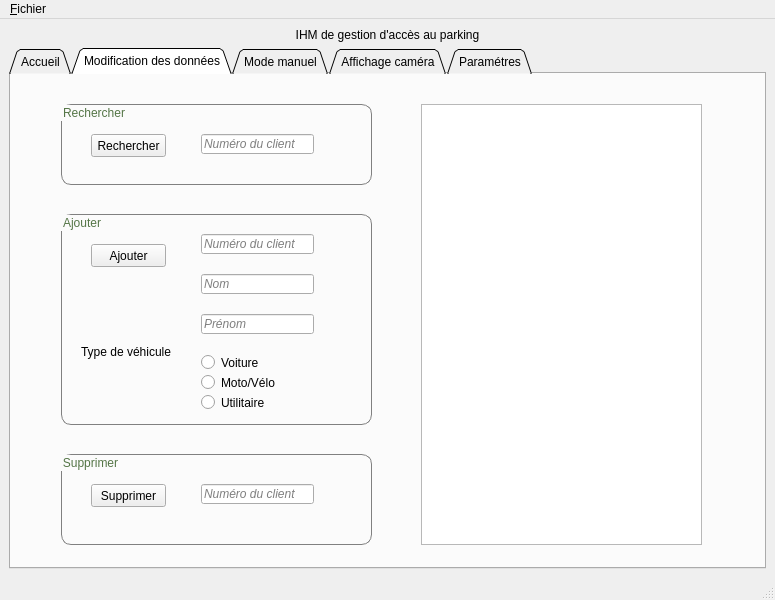
<?xml version="1.0" encoding="UTF-8"?>
<ui version="4.0">
 <class>C_SERVEUR</class>
 <widget class="QMainWindow" name="C_SERVEUR">
  <property name="windowModality">
   <enum>Qt::NonModal</enum>
  </property>
  <property name="geometry">
   <rect>
    <x>0</x>
    <y>0</y>
    <width>775</width>
    <height>600</height>
   </rect>
  </property>
  <property name="minimumSize">
   <size>
    <width>775</width>
    <height>600</height>
   </size>
  </property>
  <property name="maximumSize">
   <size>
    <width>775</width>
    <height>600</height>
   </size>
  </property>
  <property name="windowTitle">
   <string>C_SERVEUR</string>
  </property>
  <property name="autoFillBackground">
   <bool>false</bool>
  </property>
  <widget class="QWidget" name="centralwidget">
   <layout class="QVBoxLayout" name="verticalLayout">
    <item>
     <widget class="QLabel" name="label_3">
      <property name="styleSheet">
       <string notr="true">font: 16pt &quot;Courier&quot;;</string>
      </property>
      <property name="text">
       <string>IHM de gestion d'accès au parking</string>
      </property>
      <property name="alignment">
       <set>Qt::AlignCenter</set>
      </property>
     </widget>
    </item>
    <item>
     <widget class="QTabWidget" name="tabWidget">
      <property name="autoFillBackground">
       <bool>true</bool>
      </property>
      <property name="tabShape">
       <enum>QTabWidget::Triangular</enum>
      </property>
      <property name="currentIndex">
       <number>1</number>
      </property>
      <widget class="QWidget" name="tab">
       <attribute name="title">
        <string>Accueil</string>
       </attribute>
       <widget class="QPushButton" name="quitter">
        <property name="geometry">
         <rect>
          <x>600</x>
          <y>430</y>
          <width>101</width>
          <height>23</height>
         </rect>
        </property>
        <property name="text">
         <string>Quitter</string>
        </property>
       </widget>
       <widget class="QPushButton" name="mode_auto">
        <property name="geometry">
         <rect>
          <x>70</x>
          <y>20</y>
          <width>131</width>
          <height>23</height>
         </rect>
        </property>
        <property name="text">
         <string>Mode automatique</string>
        </property>
       </widget>
       <widget class="QPushButton" name="mode_manu">
        <property name="geometry">
         <rect>
          <x>70</x>
          <y>80</y>
          <width>131</width>
          <height>23</height>
         </rect>
        </property>
        <property name="text">
         <string>Mode manuel</string>
        </property>
       </widget>
       <widget class="QPushButton" name="aff_bdd">
        <property name="geometry">
         <rect>
          <x>70</x>
          <y>140</y>
          <width>131</width>
          <height>23</height>
         </rect>
        </property>
        <property name="text">
         <string>BDD informations clients</string>
        </property>
       </widget>
       <widget class="QListWidget" name="listWidget">
        <property name="geometry">
         <rect>
          <x>370</x>
          <y>20</y>
          <width>341</width>
          <height>381</height>
         </rect>
        </property>
        <property name="styleSheet">
         <string notr="true">color: #547546;</string>
        </property>
       </widget>
       <widget class="QGroupBox" name="groupBox_6">
        <property name="geometry">
         <rect>
          <x>50</x>
          <y>250</y>
          <width>191</width>
          <height>231</height>
         </rect>
        </property>
        <property name="styleSheet">
         <string notr="true">QGroupBox {
border: 1px solid gray;
border-radius: 10px;
}</string>
        </property>
        <property name="title">
         <string>Options parking</string>
        </property>
        <widget class="QLabel" name="label">
         <property name="geometry">
          <rect>
           <x>10</x>
           <y>30</y>
           <width>101</width>
           <height>16</height>
          </rect>
         </property>
         <property name="styleSheet">
          <string notr="true">color: #547546;</string>
         </property>
         <property name="text">
          <string>Place véhicule légers</string>
         </property>
        </widget>
        <widget class="QLabel" name="label_2">
         <property name="geometry">
          <rect>
           <x>10</x>
           <y>70</y>
           <width>101</width>
           <height>16</height>
          </rect>
         </property>
         <property name="styleSheet">
          <string notr="true">color: #547546;</string>
         </property>
         <property name="text">
          <string>Place véhicule lourds</string>
         </property>
        </widget>
        <widget class="QLabel" name="label_4">
         <property name="geometry">
          <rect>
           <x>10</x>
           <y>190</y>
           <width>31</width>
           <height>16</height>
          </rect>
         </property>
         <property name="styleSheet">
          <string notr="true">color: #547546;</string>
         </property>
         <property name="text">
          <string>Total</string>
         </property>
        </widget>
        <widget class="QListWidget" name="p_veh_legers">
         <property name="geometry">
          <rect>
           <x>120</x>
           <y>30</y>
           <width>41</width>
           <height>21</height>
          </rect>
         </property>
         <property name="styleSheet">
          <string notr="true">color: #547546;</string>
         </property>
        </widget>
        <widget class="QListWidget" name="p_veh_lourds">
         <property name="geometry">
          <rect>
           <x>120</x>
           <y>70</y>
           <width>41</width>
           <height>21</height>
          </rect>
         </property>
         <property name="styleSheet">
          <string notr="true">color: #547546;</string>
         </property>
        </widget>
        <widget class="QListWidget" name="total">
         <property name="geometry">
          <rect>
           <x>120</x>
           <y>190</y>
           <width>41</width>
           <height>21</height>
          </rect>
         </property>
         <property name="styleSheet">
          <string notr="true">color: #547546;</string>
         </property>
        </widget>
        <widget class="QLabel" name="label_5">
         <property name="geometry">
          <rect>
           <x>10</x>
           <y>150</y>
           <width>31</width>
           <height>16</height>
          </rect>
         </property>
         <property name="styleSheet">
          <string notr="true">color: #547546;</string>
         </property>
         <property name="text">
          <string>Autre</string>
         </property>
        </widget>
        <widget class="QListWidget" name="total_2">
         <property name="geometry">
          <rect>
           <x>120</x>
           <y>150</y>
           <width>41</width>
           <height>21</height>
          </rect>
         </property>
         <property name="styleSheet">
          <string notr="true">color: #547546;</string>
         </property>
        </widget>
        <widget class="QLabel" name="label_6">
         <property name="geometry">
          <rect>
           <x>10</x>
           <y>110</y>
           <width>81</width>
           <height>16</height>
          </rect>
         </property>
         <property name="styleSheet">
          <string notr="true">color: #547546;</string>
         </property>
         <property name="text">
          <string>Motos/Vélos</string>
         </property>
        </widget>
        <widget class="QListWidget" name="total_3">
         <property name="geometry">
          <rect>
           <x>120</x>
           <y>110</y>
           <width>41</width>
           <height>21</height>
          </rect>
         </property>
         <property name="styleSheet">
          <string notr="true">color: #547546;</string>
         </property>
        </widget>
       </widget>
       <widget class="QGroupBox" name="groupBox_7">
        <property name="geometry">
         <rect>
          <x>270</x>
          <y>430</y>
          <width>161</width>
          <height>51</height>
         </rect>
        </property>
        <property name="styleSheet">
         <string notr="true">QGroupBox {
border: 1px solid gray;
border-radius: 10px;
}</string>
        </property>
        <property name="title">
         <string>Horaires</string>
        </property>
       </widget>
       <widget class="QPushButton" name="aff_bdd_2">
        <property name="geometry">
         <rect>
          <x>70</x>
          <y>200</y>
          <width>131</width>
          <height>23</height>
         </rect>
        </property>
        <property name="text">
         <string>BDD informations parking</string>
        </property>
       </widget>
      </widget>
      <widget class="QWidget" name="tab_2">
       <attribute name="title">
        <string>Modification des données</string>
       </attribute>
       <widget class="QGroupBox" name="groupBox">
        <property name="geometry">
         <rect>
          <x>50</x>
          <y>30</y>
          <width>311</width>
          <height>81</height>
         </rect>
        </property>
        <property name="styleSheet">
         <string notr="true">QGroupBox {
border: 1px solid gray;
border-radius: 10px;
color: #547546;
 }</string>
        </property>
        <property name="title">
         <string>Rechercher</string>
        </property>
        <widget class="QLineEdit" name="recherche">
         <property name="geometry">
          <rect>
           <x>140</x>
           <y>30</y>
           <width>113</width>
           <height>20</height>
          </rect>
         </property>
         <property name="font">
          <font>
           <italic>true</italic>
          </font>
         </property>
         <property name="placeholderText">
          <string>Numéro du client</string>
         </property>
        </widget>
        <widget class="QPushButton" name="rech_client">
         <property name="geometry">
          <rect>
           <x>30</x>
           <y>30</y>
           <width>75</width>
           <height>23</height>
          </rect>
         </property>
         <property name="text">
          <string>Rechercher</string>
         </property>
         <property name="autoDefault">
          <bool>false</bool>
         </property>
        </widget>
       </widget>
       <widget class="QGroupBox" name="groupBox_3">
        <property name="geometry">
         <rect>
          <x>50</x>
          <y>380</y>
          <width>311</width>
          <height>91</height>
         </rect>
        </property>
        <property name="styleSheet">
         <string notr="true">QGroupBox {
border: 1px solid gray;
border-radius: 10px;
color: #547546;
 }</string>
        </property>
        <property name="title">
         <string>Supprimer</string>
        </property>
        <widget class="QPushButton" name="supp">
         <property name="geometry">
          <rect>
           <x>30</x>
           <y>30</y>
           <width>75</width>
           <height>23</height>
          </rect>
         </property>
         <property name="text">
          <string>Supprimer</string>
         </property>
        </widget>
        <widget class="QLineEdit" name="supp_2">
         <property name="geometry">
          <rect>
           <x>140</x>
           <y>30</y>
           <width>113</width>
           <height>20</height>
          </rect>
         </property>
         <property name="font">
          <font>
           <italic>true</italic>
          </font>
         </property>
         <property name="placeholderText">
          <string>Numéro du client</string>
         </property>
        </widget>
       </widget>
       <widget class="QGroupBox" name="groupBox_2">
        <property name="geometry">
         <rect>
          <x>50</x>
          <y>140</y>
          <width>311</width>
          <height>211</height>
         </rect>
        </property>
        <property name="styleSheet">
         <string notr="true">QGroupBox {
border: 1px solid gray;
border-radius: 10px;
color: #547546;
 }</string>
        </property>
        <property name="title">
         <string>Ajouter</string>
        </property>
        <widget class="QPushButton" name="ajout">
         <property name="geometry">
          <rect>
           <x>30</x>
           <y>30</y>
           <width>75</width>
           <height>23</height>
          </rect>
         </property>
         <property name="text">
          <string>Ajouter</string>
         </property>
        </widget>
        <widget class="QLineEdit" name="num_client">
         <property name="geometry">
          <rect>
           <x>140</x>
           <y>20</y>
           <width>113</width>
           <height>20</height>
          </rect>
         </property>
         <property name="font">
          <font>
           <italic>true</italic>
          </font>
         </property>
         <property name="placeholderText">
          <string>Numéro du client</string>
         </property>
        </widget>
        <widget class="QLineEdit" name="nom">
         <property name="geometry">
          <rect>
           <x>140</x>
           <y>60</y>
           <width>113</width>
           <height>20</height>
          </rect>
         </property>
         <property name="font">
          <font>
           <italic>true</italic>
          </font>
         </property>
         <property name="placeholderText">
          <string>Nom</string>
         </property>
        </widget>
        <widget class="QLineEdit" name="prenom">
         <property name="geometry">
          <rect>
           <x>140</x>
           <y>100</y>
           <width>113</width>
           <height>20</height>
          </rect>
         </property>
         <property name="font">
          <font>
           <italic>true</italic>
          </font>
         </property>
         <property name="placeholderText">
          <string>Prénom</string>
         </property>
        </widget>
        <widget class="QLabel" name="label_7">
         <property name="geometry">
          <rect>
           <x>20</x>
           <y>130</y>
           <width>91</width>
           <height>16</height>
          </rect>
         </property>
         <property name="text">
          <string>Type de véhicule :</string>
         </property>
        </widget>
        <widget class="QRadioButton" name="voiture">
         <property name="geometry">
          <rect>
           <x>140</x>
           <y>140</y>
           <width>82</width>
           <height>17</height>
          </rect>
         </property>
         <property name="text">
          <string>Voiture</string>
         </property>
        </widget>
        <widget class="QRadioButton" name="moto_velo">
         <property name="geometry">
          <rect>
           <x>140</x>
           <y>160</y>
           <width>82</width>
           <height>17</height>
          </rect>
         </property>
         <property name="text">
          <string>Moto/Vélo</string>
         </property>
        </widget>
        <widget class="QRadioButton" name="utilitaire">
         <property name="geometry">
          <rect>
           <x>140</x>
           <y>180</y>
           <width>82</width>
           <height>17</height>
          </rect>
         </property>
         <property name="text">
          <string>Utilitaire</string>
         </property>
        </widget>
       </widget>
       <widget class="QListWidget" name="listWidget_2">
        <property name="geometry">
         <rect>
          <x>410</x>
          <y>30</y>
          <width>281</width>
          <height>441</height>
         </rect>
        </property>
        <property name="styleSheet">
         <string notr="true">color: #547546;</string>
        </property>
       </widget>
      </widget>
      <widget class="QWidget" name="tab_3">
       <attribute name="title">
        <string>Mode manuel</string>
       </attribute>
       <widget class="QListWidget" name="listWidget_3">
        <property name="geometry">
         <rect>
          <x>230</x>
          <y>30</y>
          <width>261</width>
          <height>401</height>
         </rect>
        </property>
        <property name="styleSheet">
         <string notr="true">color: #547546;</string>
        </property>
       </widget>
       <widget class="QPushButton" name="pushButton">
        <property name="geometry">
         <rect>
          <x>40</x>
          <y>50</y>
          <width>111</width>
          <height>23</height>
         </rect>
        </property>
        <property name="text">
         <string>Activer led portail</string>
        </property>
       </widget>
       <widget class="QPushButton" name="pushButton_2">
        <property name="geometry">
         <rect>
          <x>40</x>
          <y>100</y>
          <width>111</width>
          <height>23</height>
         </rect>
        </property>
        <property name="text">
         <string>Désactiver led portail</string>
        </property>
       </widget>
       <widget class="QPushButton" name="pushButton_4">
        <property name="geometry">
         <rect>
          <x>40</x>
          <y>150</y>
          <width>111</width>
          <height>23</height>
         </rect>
        </property>
        <property name="text">
         <string>Activer moteur</string>
        </property>
       </widget>
       <widget class="QPushButton" name="pushButton_5">
        <property name="geometry">
         <rect>
          <x>40</x>
          <y>200</y>
          <width>111</width>
          <height>23</height>
         </rect>
        </property>
        <property name="text">
         <string>Désactiver moteur</string>
        </property>
       </widget>
       <widget class="QPushButton" name="pushButton_6">
        <property name="geometry">
         <rect>
          <x>40</x>
          <y>250</y>
          <width>111</width>
          <height>23</height>
         </rect>
        </property>
        <property name="text">
         <string>Activer buzzer</string>
        </property>
       </widget>
       <widget class="QPushButton" name="pushButton_7">
        <property name="geometry">
         <rect>
          <x>40</x>
          <y>300</y>
          <width>111</width>
          <height>23</height>
         </rect>
        </property>
        <property name="text">
         <string>Désactiver buzzer</string>
        </property>
       </widget>
       <widget class="QPushButton" name="pushButton_8">
        <property name="geometry">
         <rect>
          <x>40</x>
          <y>350</y>
          <width>111</width>
          <height>23</height>
         </rect>
        </property>
        <property name="text">
         <string>Activer led flash</string>
        </property>
       </widget>
       <widget class="QPushButton" name="pushButton_9">
        <property name="geometry">
         <rect>
          <x>40</x>
          <y>400</y>
          <width>111</width>
          <height>23</height>
         </rect>
        </property>
        <property name="text">
         <string>Désactiver led flash</string>
        </property>
       </widget>
       <widget class="QGroupBox" name="groupBox_4">
        <property name="geometry">
         <rect>
          <x>10</x>
          <y>20</y>
          <width>171</width>
          <height>421</height>
         </rect>
        </property>
        <property name="styleSheet">
         <string notr="true">QGroupBox{
border: 1px solid gray;
border-radius: 10px;
color: #547546;
}</string>
        </property>
        <property name="title">
         <string>Activer/désactiver actionneurs</string>
        </property>
       </widget>
       <widget class="QGroupBox" name="groupBox_5">
        <property name="geometry">
         <rect>
          <x>530</x>
          <y>20</y>
          <width>171</width>
          <height>421</height>
         </rect>
        </property>
        <property name="styleSheet">
         <string notr="true">QGroupBox{
border: 1px solid gray;
border-radius: 10px;
color: #547546;
}</string>
        </property>
        <property name="title">
         <string>Demander états capteurs</string>
        </property>
        <widget class="QPushButton" name="pushButton_3">
         <property name="geometry">
          <rect>
           <x>30</x>
           <y>30</y>
           <width>111</width>
           <height>23</height>
          </rect>
         </property>
         <property name="text">
          <string>Bouton</string>
         </property>
        </widget>
        <widget class="QPushButton" name="pushButton_10">
         <property name="geometry">
          <rect>
           <x>30</x>
           <y>80</y>
           <width>111</width>
           <height>23</height>
          </rect>
         </property>
         <property name="text">
          <string>Capteur lumière</string>
         </property>
        </widget>
        <widget class="QPushButton" name="pushButton_12">
         <property name="geometry">
          <rect>
           <x>30</x>
           <y>120</y>
           <width>111</width>
           <height>23</height>
          </rect>
         </property>
         <property name="text">
          <string>Reset</string>
         </property>
        </widget>
       </widget>
       <zorder>groupBox_4</zorder>
       <zorder>listWidget_3</zorder>
       <zorder>pushButton</zorder>
       <zorder>pushButton_2</zorder>
       <zorder>pushButton_4</zorder>
       <zorder>pushButton_5</zorder>
       <zorder>pushButton_6</zorder>
       <zorder>pushButton_7</zorder>
       <zorder>pushButton_8</zorder>
       <zorder>pushButton_9</zorder>
       <zorder>groupBox_5</zorder>
      </widget>
      <widget class="QWidget" name="tab_5">
       <attribute name="title">
        <string>Affichage caméra</string>
       </attribute>
      </widget>
      <widget class="QWidget" name="tab_4">
       <attribute name="title">
        <string>Paramétres</string>
       </attribute>
      </widget>
     </widget>
    </item>
   </layout>
  </widget>
  <widget class="QMenuBar" name="menubar">
   <property name="geometry">
    <rect>
     <x>0</x>
     <y>0</y>
     <width>775</width>
     <height>21</height>
    </rect>
   </property>
   <widget class="QMenu" name="menu_Fichier">
    <property name="title">
     <string>&amp;Fichier</string>
    </property>
    <addaction name="actionQuitter"/>
   </widget>
   <addaction name="menu_Fichier"/>
  </widget>
  <widget class="QStatusBar" name="statusbar"/>
  <action name="actionQuitter">
   <property name="text">
    <string>Quitter</string>
   </property>
  </action>
 </widget>
 <resources/>
 <connections>
  <connection>
   <sender>actionQuitter</sender>
   <signal>triggered()</signal>
   <receiver>C_SERVEUR</receiver>
   <slot>close()</slot>
   <hints>
    <hint type="sourcelabel">
     <x>-1</x>
     <y>-1</y>
    </hint>
    <hint type="destinationlabel">
     <x>399</x>
     <y>299</y>
    </hint>
   </hints>
  </connection>
  <connection>
   <sender>mode_auto</sender>
   <signal>clicked()</signal>
   <receiver>C_SERVEUR</receiver>
   <slot>Mode_Automatique()</slot>
   <hints>
    <hint type="sourcelabel">
     <x>193</x>
     <y>117</y>
    </hint>
    <hint type="destinationlabel">
     <x>106</x>
     <y>556</y>
    </hint>
   </hints>
  </connection>
  <connection>
   <sender>mode_manu</sender>
   <signal>clicked()</signal>
   <receiver>C_SERVEUR</receiver>
   <slot>Mode_manuel()</slot>
   <hints>
    <hint type="sourcelabel">
     <x>186</x>
     <y>177</y>
    </hint>
    <hint type="destinationlabel">
     <x>198</x>
     <y>552</y>
    </hint>
   </hints>
  </connection>
  <connection>
   <sender>quitter</sender>
   <signal>clicked()</signal>
   <receiver>C_SERVEUR</receiver>
   <slot>close()</slot>
   <hints>
    <hint type="sourcelabel">
     <x>687</x>
     <y>527</y>
    </hint>
    <hint type="destinationlabel">
     <x>633</x>
     <y>560</y>
    </hint>
   </hints>
  </connection>
  <connection>
   <sender>rech_client</sender>
   <signal>clicked()</signal>
   <receiver>C_SERVEUR</receiver>
   <slot>Rechercher_client()</slot>
   <hints>
    <hint type="sourcelabel">
     <x>165</x>
     <y>157</y>
    </hint>
    <hint type="destinationlabel">
     <x>420</x>
     <y>72</y>
    </hint>
   </hints>
  </connection>
  <connection>
   <sender>supp</sender>
   <signal>clicked()</signal>
   <receiver>C_SERVEUR</receiver>
   <slot>Supprimer_client()</slot>
   <hints>
    <hint type="sourcelabel">
     <x>165</x>
     <y>507</y>
    </hint>
    <hint type="destinationlabel">
     <x>157</x>
     <y>560</y>
    </hint>
   </hints>
  </connection>
  <connection>
   <sender>pushButton</sender>
   <signal>clicked()</signal>
   <receiver>C_SERVEUR</receiver>
   <slot>Active_led_portail()</slot>
   <hints>
    <hint type="sourcelabel">
     <x>122</x>
     <y>147</y>
    </hint>
    <hint type="destinationlabel">
     <x>144</x>
     <y>38</y>
    </hint>
   </hints>
  </connection>
  <connection>
   <sender>pushButton_2</sender>
   <signal>clicked()</signal>
   <receiver>C_SERVEUR</receiver>
   <slot>Desactive_led_portail()</slot>
   <hints>
    <hint type="sourcelabel">
     <x>86</x>
     <y>197</y>
    </hint>
    <hint type="destinationlabel">
     <x>102</x>
     <y>43</y>
    </hint>
   </hints>
  </connection>
  <connection>
   <sender>pushButton_4</sender>
   <signal>clicked()</signal>
   <receiver>C_SERVEUR</receiver>
   <slot>Active_moteur()</slot>
   <hints>
    <hint type="sourcelabel">
     <x>127</x>
     <y>247</y>
    </hint>
    <hint type="destinationlabel">
     <x>17</x>
     <y>243</y>
    </hint>
   </hints>
  </connection>
  <connection>
   <sender>pushButton_5</sender>
   <signal>clicked()</signal>
   <receiver>C_SERVEUR</receiver>
   <slot>Desactive_moteur()</slot>
   <hints>
    <hint type="sourcelabel">
     <x>132</x>
     <y>297</y>
    </hint>
    <hint type="destinationlabel">
     <x>14</x>
     <y>294</y>
    </hint>
   </hints>
  </connection>
  <connection>
   <sender>pushButton_6</sender>
   <signal>clicked()</signal>
   <receiver>C_SERVEUR</receiver>
   <slot>Active_buzzer()</slot>
   <hints>
    <hint type="sourcelabel">
     <x>114</x>
     <y>347</y>
    </hint>
    <hint type="destinationlabel">
     <x>12</x>
     <y>342</y>
    </hint>
   </hints>
  </connection>
  <connection>
   <sender>pushButton_7</sender>
   <signal>clicked()</signal>
   <receiver>C_SERVEUR</receiver>
   <slot>Desactive_buzzer()</slot>
   <hints>
    <hint type="sourcelabel">
     <x>103</x>
     <y>397</y>
    </hint>
    <hint type="destinationlabel">
     <x>13</x>
     <y>396</y>
    </hint>
   </hints>
  </connection>
  <connection>
   <sender>pushButton_8</sender>
   <signal>clicked()</signal>
   <receiver>C_SERVEUR</receiver>
   <slot>Active_led_flash()</slot>
   <hints>
    <hint type="sourcelabel">
     <x>131</x>
     <y>447</y>
    </hint>
    <hint type="destinationlabel">
     <x>16</x>
     <y>430</y>
    </hint>
   </hints>
  </connection>
  <connection>
   <sender>pushButton_9</sender>
   <signal>clicked()</signal>
   <receiver>C_SERVEUR</receiver>
   <slot>Desactive_led_flash()</slot>
   <hints>
    <hint type="sourcelabel">
     <x>127</x>
     <y>497</y>
    </hint>
    <hint type="destinationlabel">
     <x>18</x>
     <y>479</y>
    </hint>
   </hints>
  </connection>
  <connection>
   <sender>ajout</sender>
   <signal>clicked()</signal>
   <receiver>C_SERVEUR</receiver>
   <slot>Ajouter_client()</slot>
   <hints>
    <hint type="sourcelabel">
     <x>165</x>
     <y>267</y>
    </hint>
    <hint type="destinationlabel">
     <x>29</x>
     <y>268</y>
    </hint>
   </hints>
  </connection>
  <connection>
   <sender>prenom</sender>
   <signal>textEdited(QString)</signal>
   <receiver>C_SERVEUR</receiver>
   <slot>Mettre_majuscule()</slot>
   <hints>
    <hint type="sourcelabel">
     <x>280</x>
     <y>334</y>
    </hint>
    <hint type="destinationlabel">
     <x>453</x>
     <y>571</y>
    </hint>
   </hints>
  </connection>
  <connection>
   <sender>nom</sender>
   <signal>textEdited(QString)</signal>
   <receiver>C_SERVEUR</receiver>
   <slot>Mettre_majuscule()</slot>
   <hints>
    <hint type="sourcelabel">
     <x>295</x>
     <y>294</y>
    </hint>
    <hint type="destinationlabel">
     <x>605</x>
     <y>571</y>
    </hint>
   </hints>
  </connection>
  <connection>
   <sender>aff_bdd_2</sender>
   <signal>clicked()</signal>
   <receiver>C_SERVEUR</receiver>
   <slot>Creer_vue_parking()</slot>
   <hints>
    <hint type="sourcelabel">
     <x>135</x>
     <y>285</y>
    </hint>
    <hint type="destinationlabel">
     <x>394</x>
     <y>577</y>
    </hint>
   </hints>
  </connection>
  <connection>
   <sender>aff_bdd</sender>
   <signal>clicked()</signal>
   <receiver>C_SERVEUR</receiver>
   <slot>Creer_vue_info()</slot>
   <hints>
    <hint type="sourcelabel">
     <x>160</x>
     <y>232</y>
    </hint>
    <hint type="destinationlabel">
     <x>103</x>
     <y>583</y>
    </hint>
   </hints>
  </connection>
  <connection>
   <sender>pushButton_3</sender>
   <signal>clicked()</signal>
   <receiver>C_SERVEUR</receiver>
   <slot>Demande_etat_bouton()</slot>
   <hints>
    <hint type="sourcelabel">
     <x>625</x>
     <y>142</y>
    </hint>
    <hint type="destinationlabel">
     <x>741</x>
     <y>573</y>
    </hint>
   </hints>
  </connection>
  <connection>
   <sender>pushButton_10</sender>
   <signal>clicked()</signal>
   <receiver>C_SERVEUR</receiver>
   <slot>Demande_etat_capteur_lumiere()</slot>
   <hints>
    <hint type="sourcelabel">
     <x>636</x>
     <y>186</y>
    </hint>
    <hint type="destinationlabel">
     <x>573</x>
     <y>578</y>
    </hint>
   </hints>
  </connection>
  <connection>
   <sender>pushButton_12</sender>
   <signal>clicked()</signal>
   <receiver>C_SERVEUR</receiver>
   <slot>Reset()</slot>
   <hints>
    <hint type="sourcelabel">
     <x>601</x>
     <y>228</y>
    </hint>
    <hint type="destinationlabel">
     <x>769</x>
     <y>383</y>
    </hint>
   </hints>
  </connection>
 </connections>
 <slots>
  <slot>Mettre_majuscule()</slot>
  <slot>Supprimer_client()</slot>
  <slot>Creer_vue_info()</slot>
  <slot>Rechercher_client()</slot>
  <slot>Ajouter_client()</slot>
  <slot>Desactive_led_flash()</slot>
  <slot>Active_led_flash()</slot>
  <slot>Desactive_buzzer()</slot>
  <slot>Active_buzzer()</slot>
  <slot>Desactive_moteur()</slot>
  <slot>Active_moteur()</slot>
  <slot>Desactive_led_portail()</slot>
  <slot>Active_led_portail()</slot>
  <slot>Mode_Automatique()</slot>
  <slot>Mode_manuel()</slot>
  <slot>Creer_vue_parking()</slot>
  <slot>Demande_etat_bouton()</slot>
  <slot>Demande_etat_capteur_lumiere()</slot>
  <slot>Reset()</slot>
 </slots>
</ui>
